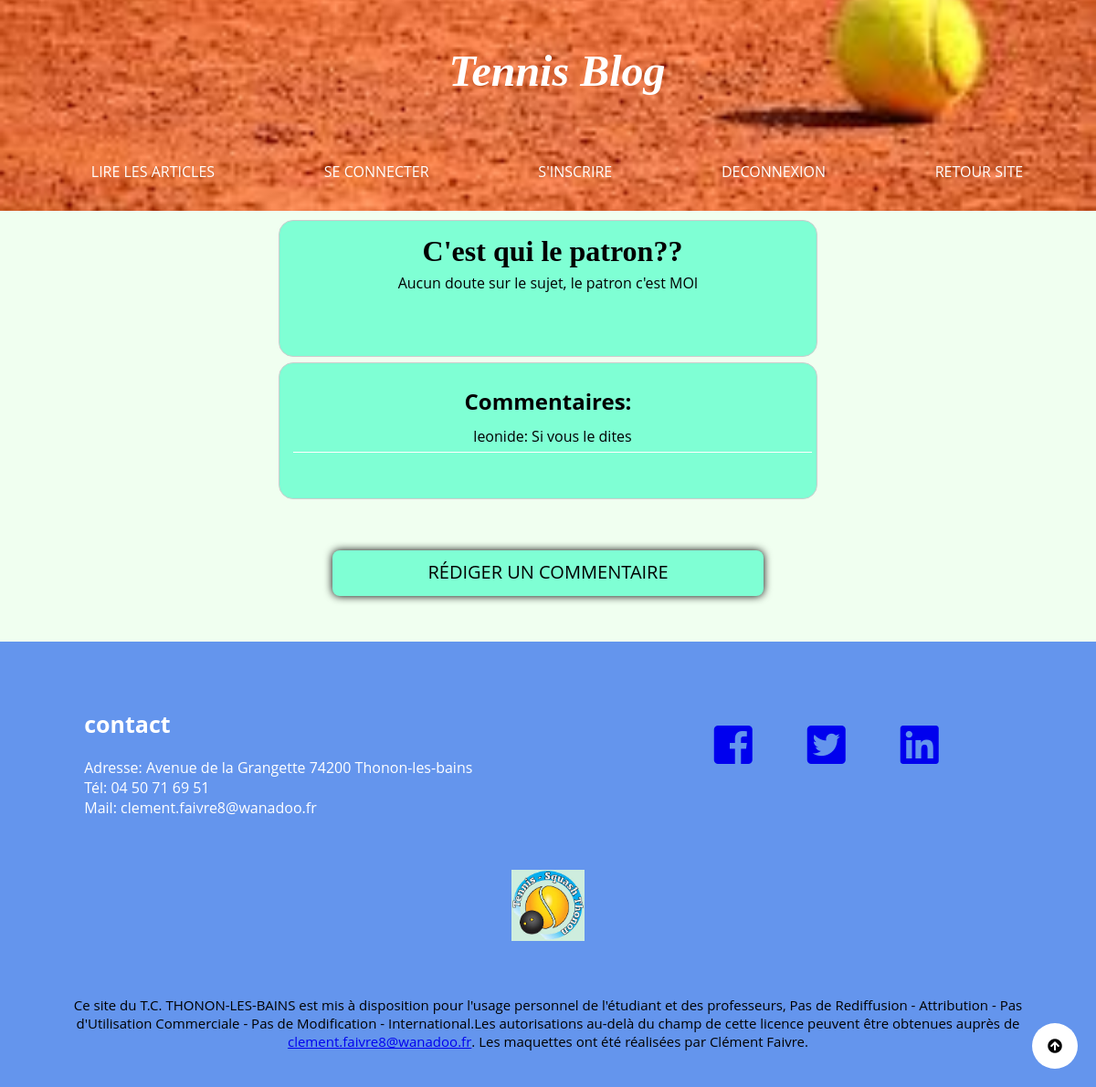
Page /index.php?page=show_article&id=3 (signed in) on the committed database.
### tables this page shows
CREATE TABLE IF NOT EXISTS `articles` (
  `id` int(11) NOT NULL AUTO_INCREMENT,
  `titre` varchar(255) NOT NULL,
  `contenu` text NOT NULL,
  `date_creation` datetime NOT NULL,
  `id_membre` int(5) NOT NULL,
  PRIMARY KEY (`id`),
  KEY `foreign2` (`id_membre`)
);

CREATE TABLE IF NOT EXISTS `commentaires` (
  `id` int(11) NOT NULL AUTO_INCREMENT,
  `pseudo` varchar(255) NOT NULL,
  `contenu` text NOT NULL,
  `id_article` int(11) NOT NULL,
  `id_membre` int(5) NOT NULL,
  PRIMARY KEY (`id`),
  KEY `foreign2` (`id_membre`),
  KEY `foreign3` (`id_article`)
);

### Controllers/BlogController.php (called while the page is built, shortened)
<?php
class BlogController extends AbstractController
{
    public function showArticle(int $id)
    {
        $dao = Dao::getConnection();
        $m = new ManagerArticles($dao);
        $mc = new ManagerCommentaires($dao);
        $a = $m->fetchByOne(["id" => $id]);
        $tab = $mc->fetchAll();
        $comments = [];
        foreach ($tab as $el) {
            if ($el->getId_article() == $id)
                $comments[] = $el;
        }
        $this->render("bloglayout.phtml", "show_article", ["article" => $a, "comments" => $comments]);
    }
}

### Models/Managers/ManagerArticles.php (called while the page is built, shortened)
<?php
class ManagerArticles implements ManagerInterface
{
    protected $db = null;
    public function __construct(\PDO $pdo)
    {
        $this->db = $pdo;
    }
    public function fetchByOne(array $criteria)
    {
        $q = "SELECT * FROM articles WHERE " . key($criteria) . "=?";
        $r = $this->db->prepare($q);
        $r->execute([$criteria[key($criteria)]]);
        $result = $r->fetch();
        return $result;
    }
}

### config/auto_loader.php (called while the page is built, shortened)
<?php
spl_autoload_register(function ($class) {
    $class = str_replace("\\", "/", $class);
});

### Models/Entity/Commentaires.php (called while the page is built, shortened)
<?php
class Commentaires extends Entity
{
    protected $pseudo = null;
    protected $contenu = null;
    public function getPseudo()
    {
        return $this->pseudo;
    }
    public function setPseudo($v)
    {
        $this->pseudo = $v;
    }
    public function getContenu()
    {
        return $this->contenu;
    }
    public function setContenu($v)
    {
        $this->contenu = $v;
    }
}

### Models/Managers/ManagerCommentaires.php (called while the page is built, shortened)
<?php
class ManagerCommentaires implements ManagerInterface
{
    protected $db = null;
    public function __construct(\PDO $el)
    {
        $this->db = $el;
    }
    public function fetchAll()
    {
        $tab = [];
        $q = "SELECT * FROM commentaires";
        $r = $this->db->query($q);
        while ($d = $r->fetch(\PDO::FETCH_ASSOC)) {
            $a = new Commentaires($d);
            $tab[] = $a;
        }
        return $tab;
    }
}

### Views/show_article.phtml (the view, shortened to what this page needs)
<div class="container-show">
    <div class="show">
        <div id="article">
            <h1 class="h1"><?= $this->arguments["article"]["titre"] ?></h1>
            <p><?= $this->arguments["article"]["contenu"] ?></p>
        </div>
        <div id="commentaire">
            <h2>Commentaires: </h2>
            <?php foreach ($this->arguments["comments"] as $c) { ?>
                <div class="display-commentaire"> <?= $c->getPseudo(); ?>: <?= $c->getContenu(); ?></div>
            <?php } ?>
        </div>
    </div>
    <div id="commentButton">
        <p class="lead">
            <a class="boutton_comment" href="index.php?page=add_commentaire&id=<?= $this->arguments["article"]["id"] ?>" role="button">Rédiger un commentaire</a>
        </p>
    </div>
</div>
<div class="btn">
    <i class="fas fa-arrow-circle-up"></i>
</div>

### public/css/projet1.css (style rules this page uses)
* { box-sizing: border-box; margin: 0; padding: 0; }
body { background-color: honeydew; font-family: "Open Sans", Arial; width: 100%; }
.h1 { display: block; font-size: 2em; margin-block-start: 0.67em; margin-block-end: 0.67em; margin-inline-start: 0px; margin-inline-end: 0px; font-weight: bold; text-align: center !important; font-family: Georgia, Times, 'Times New Roman', serif !important; width: 100% !important; margin: 5px !important; }
.btn { height: 50px; width: 50px; background: white; border-radius: 50%; display: flex; justify-content: center; align-items: center; position: fixed; right: 20px; bottom: 20px; cursor: pointer; }
h2 { text-align: center; }
.container-show { margin: 10px; }
.show { display: block; justify-content: space-between; align-items: center; text-align: center; width: 100%; }
#article { border: 1px solid #CCC; border-radius: 1em; background-color: aquamarine; margin: auto; margin-bottom: 6px; padding: 10px; min-height: 150px; width: 50%; vertical-align: top; display: inline-block; }
#commentaire { border: 1px solid #CCC; border-radius: 1em; background-color: aquamarine; margin: auto; margin-bottom: 6px; padding: 10px; min-height: 150px; width: 50%; vertical-align: bottom; display: inline-block; }
#commentaire h2 { margin-top: 15px; }
#commentButton { min-height: 50px; text-transform: uppercase; text-align: center; box-shadow: 0px 0px 10px black; padding: 10px; margin: auto; margin-top: 50px; margin-bottom: 50px; cursor: pointer; border-radius: 8px; background-color: aquamarine; width: 40%; }
#commentButton a { text-decoration: none; font-size: 20px; color: black; }
.display-commentaire { width: 100%; min-height: 30px; padding: 6px; margin: 5px; border-bottom: 1px solid white; }

### rows in the picture
articles: titre "C'est qui le patron??", contenu "Aucun doute sur le sujet, le patron c'est MOI"
commentaires: pseudo "leonide", contenu "Si vous le dites"
